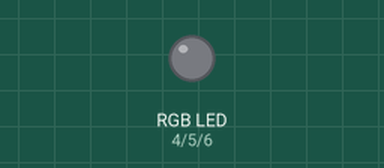
The sketch below on a simulated Arduino Uno, built with avr-gcc and run on an emulated ATmega328P. Parts: an RGB LED mixed from three pins (HIGH = lit). Dim RGB values are drawn brighter than linear.

Above: at 0.1 s.
At 1.8 s:
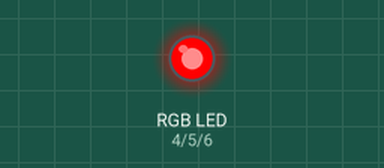
At 12.17 s:
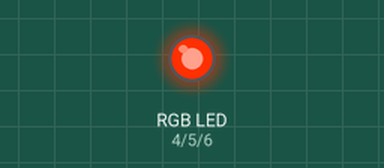
At 20.98 s:
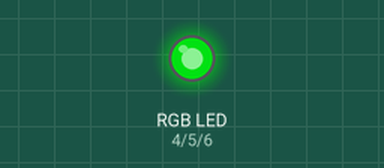
At 30.05 s:
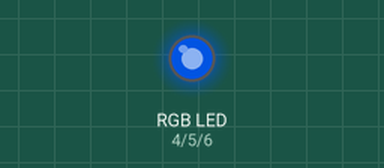
At 38.83 s:
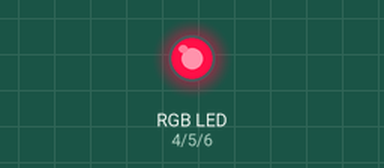
Timing chart, 0 to 40.0 s (numbered marks = the images above):
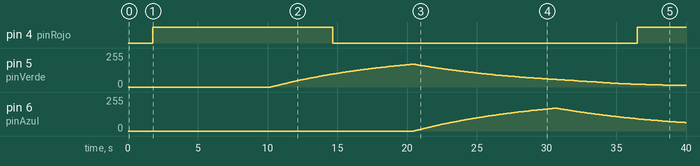

Measured:
- by itself, pin 4 (pinRojo): LOW → HIGH at 1.8 s, → LOW 12.9 s later, → HIGH 21.8 s later
- by itself, pin 5 (pinVerde): rises from 0/255 to 171/255 in 10.1 s, then falls to 13/255 in 19.0 s
- by itself, pin 6 (pinAzul): rises from 0/255 to 171/255 in 10.1 s, then falls to 63/255 in 9.3 s

The sketch:

RGB_sin_delay.ino
```cpp
unsigned long rgbMillis = 0;
int colorActual = 0;
int pasosRGB = 0;

int velocidad = 10; // Tiempo en ms entre cada paso, cambia la velocidad del fade.

// Se definen los puertos de los LEDs, todos deben ser PWM
int pinRojo = 4;  // pin asignado al ánodo rojo
int pinVerde = 5; // pin asignado al ánodo verde
int pinAzul = 6;  // pin asignado al ánodo azúl

// Array de Colores (colores[tres colores][tres valores 0-100])
int colores[3][3] = {
  { 100, 0, 0 },  // Rojo
  { 0, 100, 0 },  // Verde
  { 0, 0, 100 }   // Azul
};

// Color inicial
int valorRojo = colores[0][0];
int valorVerde = colores[0][1];
int valorAzul = colores[0][2];

// Se inicializa el color previo
int previoRojo = valorRojo;
int previoVerde = valorVerde;
int previoAzul = valorAzul;

void setup() {
  // Se definen los puertos como salidas
  pinMode(pinRojo, OUTPUT);
  pinMode(pinVerde, OUTPUT);
  pinMode(pinAzul, OUTPUT);
}

void loop() {
  if(millis() - rgbMillis >= velocidad){ // Cada x ms se hace un paso
    rgbMillis = millis();
    if(pasosRGB >= 1020){         // Si ya terminó con los pasos
      colorActual++;              // pasamos al siguiente color
      pasosRGB = 0;               // y volvemos al paso cero
    }
    if(colorActual > 2){             // Cantidad de colores, 2 porque el array comienza en 0
      colorActual = 0;               // Vuelve a rojo para siempre
    }
    cambiarColor(colores[colorActual]);
  }
}


void cambiarColor(int color[3]) {
  // Se convierte desde 0-100 a 0-255 apara su uso en analogWrite
  int Rojo = (color[0] * 255) / 100;
  int Verde = (color[1] * 255) / 100;
  int Azul = (color[2] * 255) / 100;

  int pasoRojo = calcularPaso(previoRojo, Rojo);
  int pasoVerde = calcularPaso(previoVerde, Verde);
  int pasoAzul = calcularPaso(previoAzul, Azul);

  valorRojo = calcularValor(pasoRojo, valorRojo, pasosRGB);
  valorVerde = calcularValor(pasoVerde, valorVerde, pasosRGB);
  valorAzul = calcularValor(pasoAzul, valorAzul, pasosRGB);

  analogWrite(pinRojo, valorRojo);
  analogWrite(pinVerde, valorVerde);
  analogWrite(pinAzul, valorAzul);

  pasosRGB++;

  // Se actualizan los valores
  previoRojo = valorRojo;
  previoVerde = valorVerde;
  previoAzul = valorAzul;
}

int calcularPaso(int valorPrevio, int valorFinal) {
  int paso = valorFinal - valorPrevio; // Calcula la diferencia
  if (paso) {                          // si no es igual a cero
    paso = 1020/paso;                  // se divide por 1020
  }
  return paso;                         // y se devuelve la longitud del paso
}

int calcularValor(int paso, int valor, int i) {
  if((paso) && i % paso == 0){ // Si el paso es mayor que cero y corresponde cambiar,
    if(paso > 0){              // se incrementa el valor si el paso es positivo
      valor += 1;
    } else if (paso < 0){      // o se decrementa si el paso es negativo
      valor -= 1;
    }
  }
  if (valor > 255) {             // Siempre menor que 255
    valor = 255;
  } else if (valor < 0) {        // y mayor que 0
    valor = 0;
  }
  return valor;
}
```
